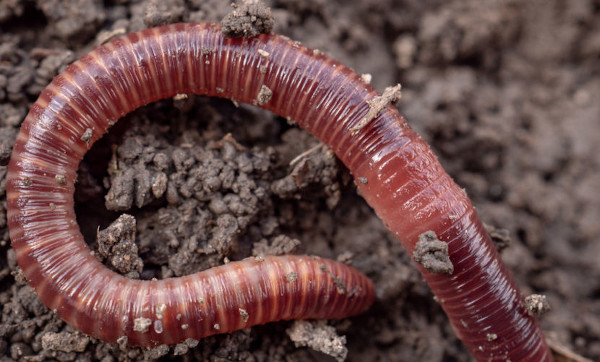
#> input picture Fotos/anelideos.jpg, 600 x 362 px
$ python basic.py
#> lines starting #> are read from the running program, lines starting #| are printed output that depends on the picture; after the words box and inside, x2 and y2 are one past the last pixel; in counts of white or black regions, pixels touching at a corner belong together
import cv2 as cv

img = cv.imread('Fotos/anelideos.jpg')
#> img is the input picture: shape (362, 600, 3); mean B, G, R 72.5, 74, 104.1

cv.imshow('Minhoca', img)

#   Convertendo para preto e branco(não é a única fora de se fazer isso)
gray = cv.cvtColor(img, cv.COLOR_BGR2GRAY)
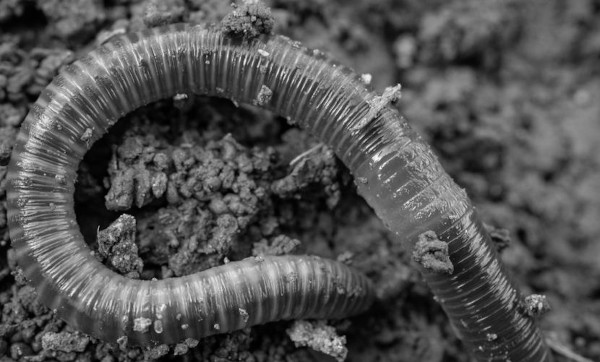
#> gray: shape (362, 600); min 0, max 250, mean 82.8
#cv.imshow('PretoeBranco', gray)

#   Dando um Blur na imagem(Não é a única forma de se fazer isso)
blur = cv.GaussianBlur(img, (7 ,7), cv.BORDER_DEFAULT)
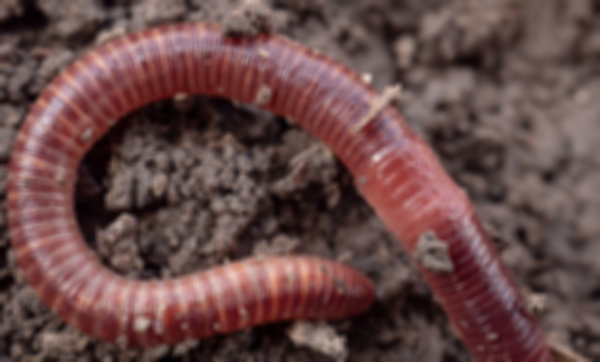
#> blur: shape (362, 600, 3); mean B, G, R 72.5, 74, 104.1
#cv.imshow('Blur', blur)

#   Cascate Edge(Não é a única forma de se fazer isso)
canny = cv.Canny(blur, 125, 175)#**Para reduzir as linhas colocar blur
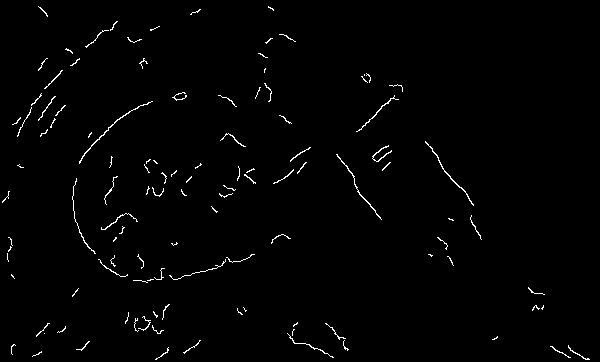
#> canny: shape (362, 600); 1.2% white in thin lines or dots
#cv.imshow('Canny', canny)

#   Dilatando Cascate Edge
dilatado = cv.dilate(canny, (7, 7), iterations = 3)#Dilatou as linhas do canny
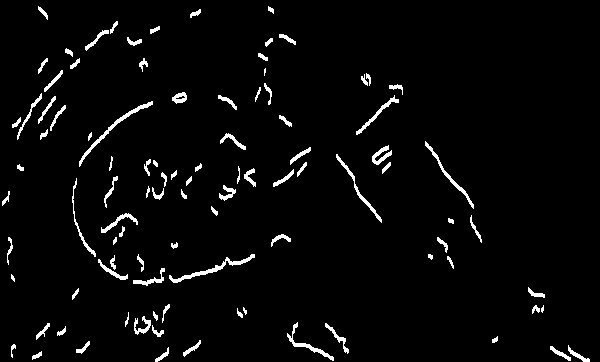
#> dilatado: shape (362, 600); 3.3% white; 98 white regions (4 under 20 px), largest, box (x1, y1, x2, y2) and area: (169, 254, 255, 283) 366, (79, 101, 153, 167) 353, (425, 141, 474, 209) 257
#cv.imshow('Dilatado', dilatado)

#   Contrair Cascate Edge(o inverso de dilatar)
eroded = cv.erode(dilatado, (7, 7), iterations = 3)#Se colocarmos os mesmo parametros que colocamos para dilatar ele volta ao normal
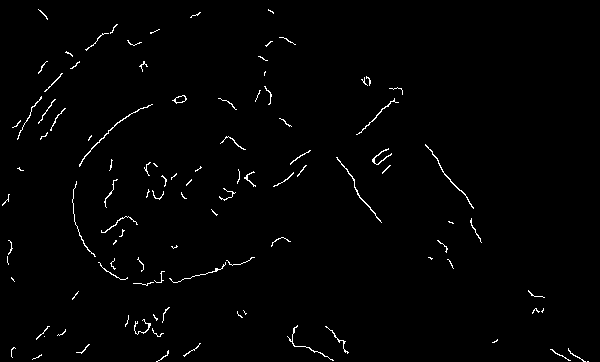
#> eroded: shape (362, 600); 1.3% white in thin lines or dots
#cv.imshow('eroded', eroded)

#   Redimensionar imagens(outra forma)
redimensio = cv.resize(img, (500, 500), interpolation = cv.INTER_AREA)
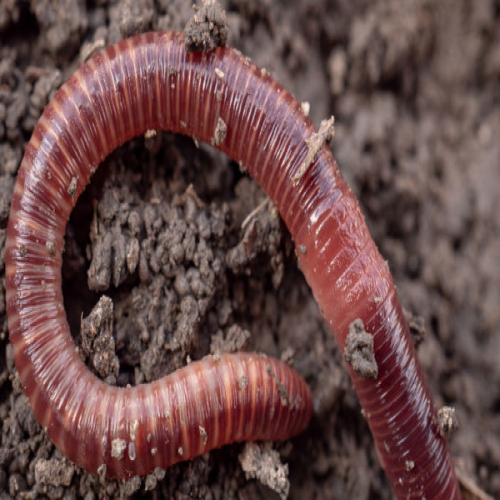
#> redimensio: shape (500, 500, 3); mean B, G, R 72.4, 73.9, 104
#cv.imshow('AREA', redimensio)
#   Para usar para um redimensionamento no sentido de aumentar a imagem essas funções são amis indicadas
redimensi = cv.resize(img, (500, 500), interpolation = cv.INTER_LINEAR)
#cv.imshow('LINEAR', redimensi)
redimens = cv.resize(img, (500, 500), interpolation = cv.INTER_CUBIC)
#cv.imshow('CUBIC', redimens)

#   Cortar
cropped = img[50:200, 200:400]
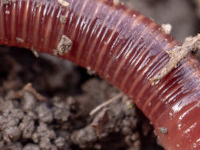
#> cropped: shape (150, 200, 3); mean B, G, R 73.3, 73.5, 110.4
cv.imshow('Cortado', cropped )
cv.waitKey(0)
